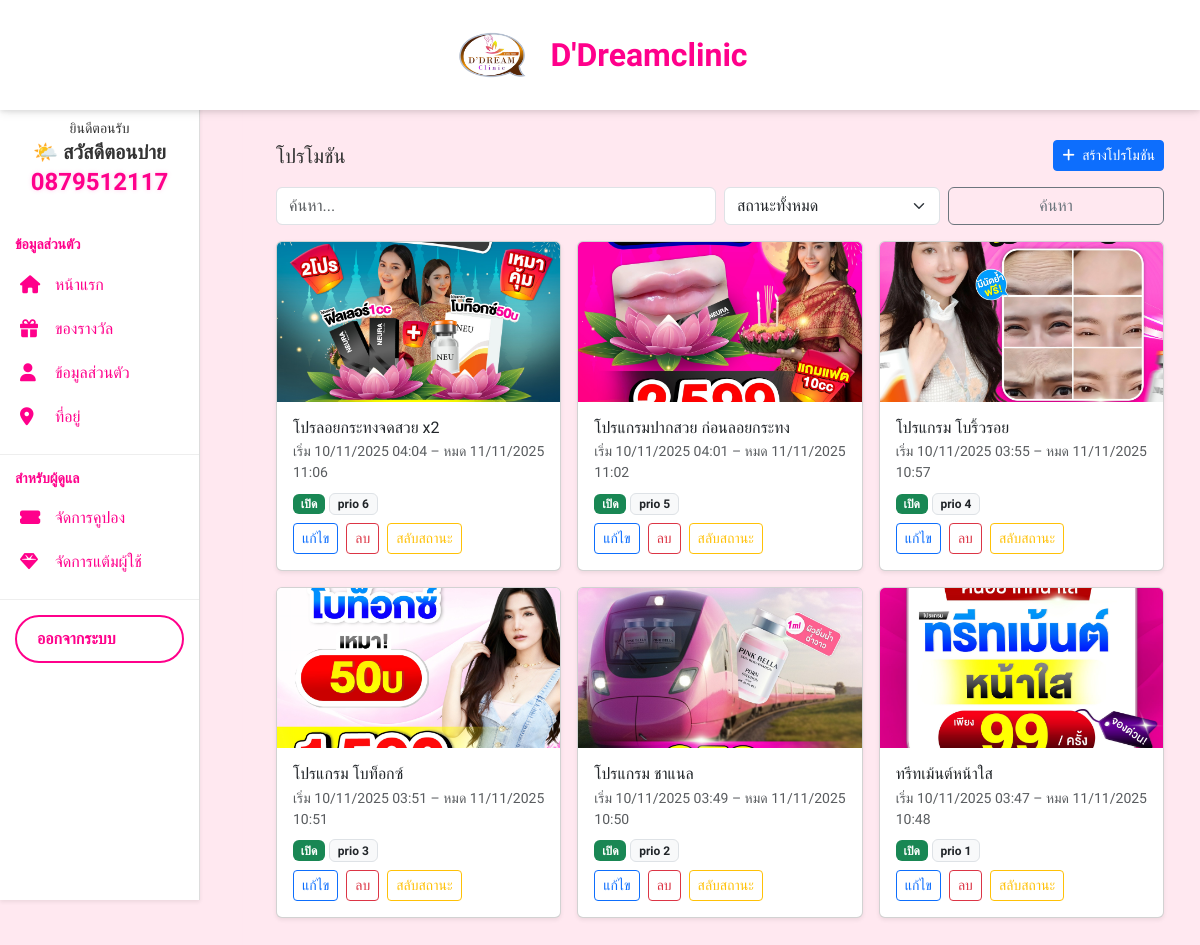
/account/staff/promotion/ (signed in), run on the app's committed database.
### account/models.py (models this page shows, shortened)
class User(AbstractUser):
    phone = models.CharField(max_length=10, unique=True)
    username = models.CharField(max_length=150, blank=True, null=True)
    USERNAME_FIELD = 'phone'
    REQUIRED_FIELDS = []

class Promotion(models.Model):
    title       = models.CharField(max_length=200)
    slug        = models.SlugField(max_length=220, unique=True, blank=True)
    short_text  = models.CharField(max_length=255, blank=True)      # คำโปรยสั้น
    description = models.TextField(blank=True)                       # รายละเอียดยาว (เก็บเป็น HTML/Markdown ก็ได้)
    cover_image = models.ImageField(
        upload_to="promotions/%Y/%m/",
        null=True, blank=True,
        validators=[FileExtensionValidator(["jpg", "jpeg", "png", "webp"])],
    )
    starts_at = models.DateTimeField(default=timezone.now)
    ends_at   = models.DateTimeField(null=True, blank=True)
    active    = models.BooleanField(default=True)
    priority  = models.IntegerField(default=0, help_text="เลขมากอยู่บน (สำหรับจัดลำดับแสดงผล)")
    min_spend = models.DecimalField(max_digits=10, decimal_places=2, default=0,
                                    validators=[MinValueValidator(0)])
    allowed_levels = models.JSONField(default=list, blank=True,
                                      help_text='ตัวอย่าง: ["SILVER","GOLD","PREMIUM"]; เว้นว่าง = ทุกเลเวล')
    coupon = models.ForeignKey(
        "Coupon",    # เปลี่ยนเป็น app label ของโมดูลที่ประกาศ Coupon
        on_delete=models.SET_NULL,
        null=True, blank=True,
        related_name="promotions"
    )
    created_by = models.ForeignKey( settings.AUTH_USER_MODEL, null=True, blank=True, on_delete=models.SET_NULL,
                                   related_name="promotions_created")
    created_at = models.DateTimeField(auto_now_add=True)
    updated_at = models.DateTimeField(auto_now=True)
    is_deleted = models.BooleanField(default=False)
    class Meta:
        indexes = [
            models.Index(fields=["active", "starts_at", "ends_at"]),
            models.Index(fields=["priority", "active"]),
            models.Index(fields=["slug"]),
        ]
        ordering = ["-priority", "-starts_at", "-id"]

### account/view_promotion.py (the view)
# urls.py: path('staff/promotion/',               view_promotion.promotion_list,   name='promotion_list'),
@staff_required
def promotion_list(request):
    q = request.GET.get("q", "").strip()
    status = request.GET.get("status", "").strip()  # all/active/inactive/upcoming/expired
    qs = Promotion.objects.filter(is_deleted=False).order_by("-priority", "-starts_at", "-id")
    if q:
        qs = qs.filter(
            Q(title__icontains=q) |
            Q(short_text__icontains=q) |
            Q(description__icontains=q)
        )
    now = timezone.now()
    if status == "active":
        qs = qs.filter(active=True, starts_at__lte=now).exclude(ends_at__lt=now)
    elif status == "inactive":
        qs = qs.filter(active=False)
    elif status == "upcoming":
        qs = qs.filter(starts_at__gt=now)
    elif status == "expired":
        qs = qs.filter(ends_at__lt=now)
    page_obj = Paginator(qs, 12).get_page(request.GET.get("page"))
    return render(request, "staff/promotion_manage.html", {
        "mode": "list",
        "page_obj": page_obj,
        "q": q,
        "status": status,
    })

### account/view_promotion.py (called while the page is built)
def staff_guard(user):
    return user.is_authenticated and (user.is_staff or user.is_superuser)

### templates/staff/promotion_manage.html (shortened to what this page needs)
{% extends 'base/base.html' %}
{% load static %}
{% block content %}
<div class="container py-3 " style="margin-top:100px">
  {% if mode == 'list' %}
    <div class="d-flex align-items-center justify-content-between mb-3">
      <h5 class="mb-0">โปรโมชัน</h5>
      <a href="{% url 'account:promotion_create' %}" class="btn btn-primary btn-sm">
        <i class="fa fa-plus me-1"></i> สร้างโปรโมชัน
      </a>
    </div>
    <form method="get" class="row g-2 mb-3">
      <div class="col-md-6">
        <input name="q" value="{{ q }}" class="form-control" placeholder="ค้นหา...">
      </div>
      <div class="col-md-3">
        <select name="status" class="form-select">
          <option value="">สถานะทั้งหมด</option>
        </select>
      </div>
      <div class="col-md-3">
        <button class="btn btn-outline-secondary w-100">ค้นหา</button>
      </div>
    </form>
    {% if page_obj %}
      <div class="row g-3">
        {% for p in page_obj %}
          <div class="col-12 col-md-6 col-lg-4">
            <div class="card h-100 shadow-sm">
              {% if p.cover_image %}
                <img class="card-img-top" src="{{ p.cover_image.url }}" style="object-fit:cover;height:160px;" alt="{{ p.title }}">
              {% endif %}
              <div class="card-body d-flex flex-column">
                <h6 class="mb-1 text-truncate">{{ p.title }}</h6>
                <div class="small text-muted mb-2">
                  เริ่ม {{ p.starts_at|date:"d/m/Y H:i" }}{% if p.ends_at %} – หมด {{ p.ends_at|date:"d/m/Y H:i" }}{% endif %}
                </div>
                <div class="mb-2">
                  <span class="badge {% if p.active %}bg-success{% else %}bg-secondary{% endif %}">{% if p.active %}เปิด{% else %}ปิด{% endif %}</span>
                  <span class="badge bg-light text-dark border">prio {{ p.priority }}</span>
                </div>
                <div class="mt-auto d-flex gap-2 flex-wrap">
                  <a class="btn btn-outline-primary btn-sm" href="{% url 'account:promotion_edit' p.pk %}">แก้ไข</a>
                  <form method="post" action="{% url 'account:promotion_delete' p.pk %}" class="d-inline">
                    <button class="btn btn-outline-danger btn-sm" onclick="return confirm('ยืนยันลบ?')">ลบ</button>
                  </form>
                  <a class="btn btn-outline-warning btn-sm" href="{% url 'account:promotion_toggle' p.pk %}">สลับสถานะ</a>
                </div>
              </div>
            </div>
          </div>
        {% empty %}
          <div class="text-muted">ยังไม่มีข้อมูล</div>
        {% endfor %}
      </div>
    {% endif %}
  {% endif %}
</div>
{% endblock %}

### templates/base/sidebar_profile.html (shortened to what this page needs)
{% load static %}
 <div class="main-content">
<div class="sidebar shadow-sm">
    <div class="p-3 rounded">
      <center><small>ยินดีตอนรับ</small>
      <h5 id="greeting" class="fw-bold mb-1">สวัสดี</h5>
      <h4 class="fw-bold text-pink">{{ user.phone|default:"099-XXX-XXXX" }}</h4>
</center>
    </div>
  <div class="sidebar-section">
    <h6>ข้อมูลส่วนตัว</h6>
    <a href="/account/dashboard/" class="{% if request.path == '/account/dashboard/' %}active{% endif %}">
      <i class="fa fa-home"></i> หน้าแรก
    </a>
    <a href="/account/redeem/" class="{% if request.path == '/account/redeem/' %}active{% endif %}">
      <i class="fa fa-gift"></i> ของรางวัล
    </a>
    <a href="/account/profile/" class="{% if request.path == '/account/profile/' %}active{% endif %}">
      <i class="fa fa-user"></i> ข้อมูลส่วนตัว
    </a>
    <a href="/account/address/" class="{% if request.path == '/account/address/' %}active{% endif %}">
      <i class="fa fa-map-marker-alt"></i> ที่อยู่
    </a>
  </div>
  {% if user.is_staff or user.is_superuser %}
  <div class="sidebar-section">
    <h6>สำหรับผู้ดูแล</h6>
    <a href="/account/coupon/" class="{% if request.path == '/account/coupon/' %}active{% endif %}">
      <i class="fa fa-ticket-alt"></i> จัดการคูปอง
    </a>
    <a href="/account/staff/points/" class="{% if request.path == '/account/staff/points/' %}active{% endif %}">
      <i class="fa fa-gem"></i> จัดการแต้มผู้ใช้
    </a>
  </div>
  {% endif %}
  <a href="/account/logout/" class="logout-btn">ออกจากระบบ</a>
</div>
</div>

### templates/base/sidebar_profile.html (style rules this page uses)
.sidebar { width: 200px; background-color: #ffffff; border-right: 1px solid #ddd; min-height: 100vh; position: fixed; left: 0; top: 100px; z-index: 1040; overflow-y: auto; padding-bottom: 80px; transition: all 0.3s ease; }
.sidebar-section { padding: 15px 0; border-bottom: 1px solid #eee; }
.sidebar-section h6 { font-weight: bold; color: #555; font-size: 14px; margin-left: 15px; margin-bottom: 10px; }
.sidebar a { display: flex; align-items: center; padding: 10px 20px; color: #333; text-decoration: none; transition: all 0.2s ease; }
.sidebar a i { width: 25px; font-size: 18px; color: #ff008b; margin-right: 10px; }
.logout-btn { margin: 15px; border: 2px solid #198754; color: #ffffff; font-weight: bold; border-radius: 25px; padding: 10px 0; transition: all 0.3s ease; text-align: center; text-decoration: none; }
@media (min-width: 992px) { .main-content { margin-left: 200px; padding: 20px; transition: margin-left 0.3s ease; } }
@media (min-width: 992px) { :root { --pink-color: #ff008b; } }
@media (min-width: 992px) { .sidebar a, .sidebar-section h6, .logout-btn, .footer-menu a span, .footer-menu a i { color: var(--pink-color) !important; } }
@media (min-width: 992px) { .logout-btn { border: 2px solid var(--pink-color) !important; color: var(--pink-color) !important; } }
.text-pink { color: #ff008b !important; font-weight: 700; text-shadow: 0 0 4px rgba(255, 102, 200, 0.3); }

### templates/staff/promotion_manage.html (style rules this page uses)
.card-img-top { object-fit: cover; }

### data on the page
User: phone "0879512117"
Promotion: cover_image (picture), title "โปรลอยกระทงจดสวย x2", starts_at "10/11/2025 04:04", ends_at "11/11/2025 11:06", active "เปิด", priority "6"
Promotion: cover_image (picture), title "โปรแกรมปากสวย ก่อนลอยกระทง", starts_at "10/11/2025 04:01", ends_at "11/11/2025 11:02", active "เปิด", priority "5"
Promotion: cover_image (picture), title "โปรแกรม โบริ้วรอย", starts_at "10/11/2025 03:55", ends_at "11/11/2025 10:57", active "เปิด", priority "4"
Promotion: cover_image (picture), title "โปรแกรม โบท็อกซ์", starts_at "10/11/2025 03:51", ends_at "11/11/2025 10:51", active "เปิด", priority "3"
Promotion: cover_image (picture), title "โปรแกรม ชาแนล", starts_at "10/11/2025 03:49", ends_at "11/11/2025 10:50", active "เปิด", priority "2"
Promotion: cover_image (picture), title "ทรีทเม้นต์หน้าใส", starts_at "10/11/2025 03:47", ends_at "11/11/2025 10:48", active "เปิด", priority "1"
